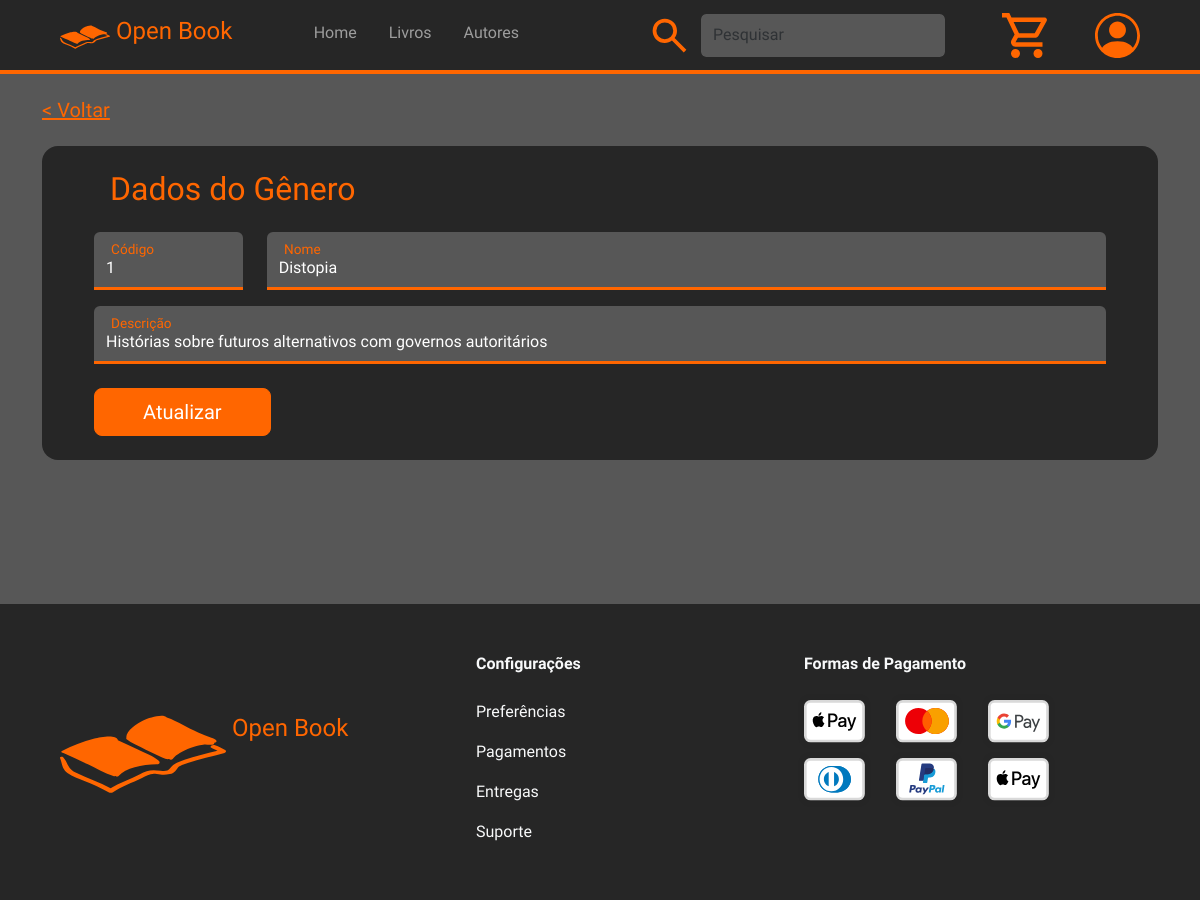
/views/formGeneroUpdDlt.php?acao=upd&codGenero=1, run on the app's committed database.
### tables this page shows
CREATE TABLE `genero` (
  `cod_genero` int(11) NOT NULL,
  `nome_genero` varchar(30) NOT NULL,
  `descricao_genero` varchar(100) NOT NULL
);

### connection/conexao.php (called while the page is built, shortened)
<?php
    class Conexao {
        private $host = "localhost";
        private $usuario = "root";
        private $senha = "";
        private $banco = "db_livraria";
        private $conexao;
        public function __construct() {
            $this->conexao = new mysqli($this->host, $this->usuario, $this->senha, $this->banco);
        }
        public function getConexao() {
            return $this->conexao;
        }
    }
?>

### controllers/generoController.php (called while the page is built, shortened)
<?php
require_once $_SERVER['DOCUMENT_ROOT'] . '/Projeto_Livraria_Web/src/models/genero.php';
class GeneroController {
    private $genero;
    public function __construct()
    {
        $this->genero = new Genero();
    }
    public function buscarPorId($codGenero){
        return $this->genero->buscarPorId($codGenero);
    }
}

### models/genero.php (called while the page is built, shortened)
<?php
require_once $_SERVER['DOCUMENT_ROOT'] . '/Projeto_Livraria_Web/src/connection/conexao.php';
class Genero {
    private $conexao;
    public function __construct() {
        $this->conexao = new Conexao();
    }
    public function buscarPorId($codGenero) {
        $sql = "SELECT * FROM genero WHERE cod_genero = ?";
        $stmt = $this->conexao->getConexao()->prepare($sql);
        $stmt->bind_param('i', $codGenero);
        $stmt->execute();
        $result = $stmt->get_result();
        return $result->fetch_assoc();
    }
}

### views/formGeneroUpdDlt.php (the view, shortened to what this page needs)
<?php
require_once $_SERVER['DOCUMENT_ROOT'] . '/Projeto_Livraria_Web/src/controllers/generoController.php';
switch ($_GET['acao']) {
    case "upd":
        $act = "atualizar";
        break;
}
?>
<!DOCTYPE html>
<html lang="en">
<head>
    <link rel="stylesheet" href="../assets/scss/main.css">
</head>
<body class="background-dark-light">
    <?php require_once '../components/header.php'; ?>
    <div class="container w-100 mx-auto mt-4">
        <h5><a href="javascript:history.back()" class="link-warning">
                < Voltar</a>
        </h5>
        <div class="border-warning bg-dark text-white mx-auto p-4 rounded-4 order-1 order-lg-2 mt-4">
            <?php
            $generoController = new GeneroController();
            $genero = $generoController->buscarPorId($_GET['codGenero']);
            ?>
            <form method="POST" action="<?php echo "../controllers/generoController.php?acao=" . $act;?>" class="row row-cols-1 row-cols-md-2 text-start mx-md-3">
                <h2 class="text-warning ms-md-3 mb-4 w-100">Dados do Gênero</h2>
                <div class="col-md-2 form-floating col mb-3">
                    <input type="number" class="form-control text-white background-dark-light border-bottom border-top-0 border-start-0 border-end-0 border-3 rounded-bottom-0 border-warning me-2" id="codigo" name="codigo" placeholder="Código" readonly value="<?php echo $genero['cod_genero'] ?>">
                    <label for="codigo" class="text-warning ms-3">Código</label>
                </div>
                <div class="col-md-10 form-floating col mb-3">
                    <input type="text" class="form-control text-white background-dark-light border-bottom border-top-0 border-start-0 border-end-0 border-3 rounded-bottom-0 border-warning me-2" id="nome" name="nome" placeholder="Nome" required value="<?php echo $genero['nome_genero']; ?>">
                    <label for="nome" class="text-warning ms-3">Nome</label>
                </div>
                <div class="col-md-12 form-floating col mb-4">
                    <input type="text" class="form-control text-white background-dark-light border-bottom border-top-0 border-start-0 border-end-0 border-3 rounded-bottom-0 border-warning me-2" id="descricao" name="descricao" placeholder="Descrição" required value="<?php echo $genero['descricao_genero'] ?>">
                    <label for="descricao" class="text-warning ms-3">Descrição</label>
                </div>
                <div class="w-100 text-center text-md-start">
                    <button type="submit" class="btn btn-warning btn-lg text-white text-center px-5"
                        <?php
                        if ($_GET['acao'] == "crt" || $_GET['acao'] == "dlt") {
                            echo "hidden";
                        }
                        ?>>Atualizar</button>
                </div>
            </form>
        </div>
    </div>
    <div class="w-100 mt-5 pt-5">
        <?php require_once '../components/footer.php'; ?>
    </div>
</body>
</html>

### data on the page
genero: codigo "1", nome "Distopia", descricao "Histórias sobre futuros alternativos com governos autoritários"
